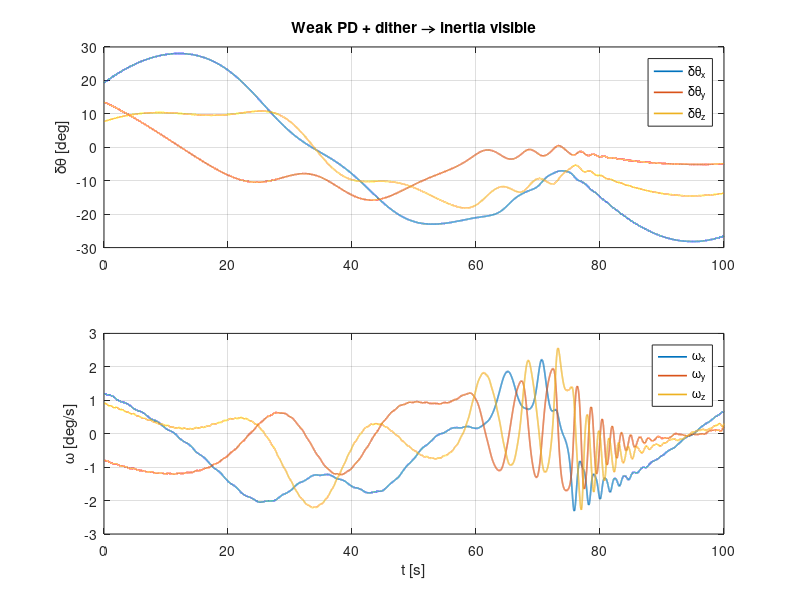
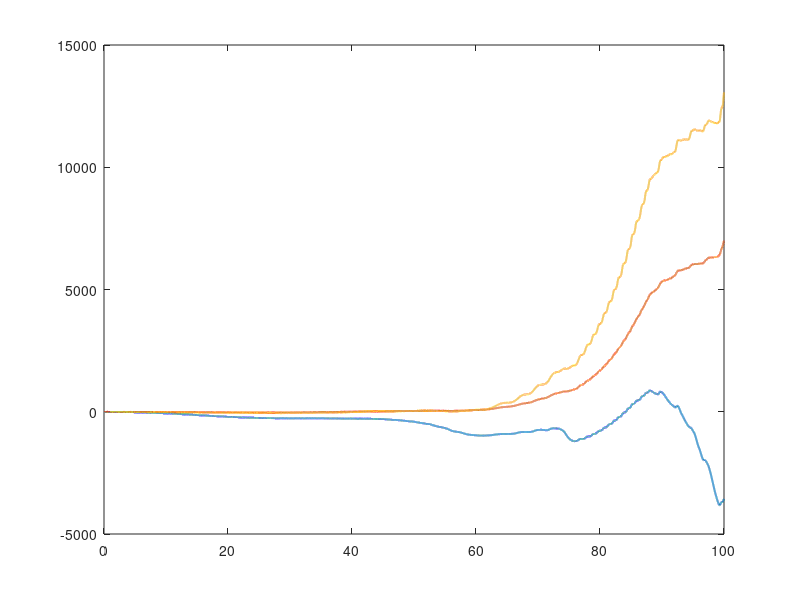

These charts were generated, in order, by the following MATLAB code: (Note: this script raises an error after producing the figures.)
function demo_adapt_partial_target()
  rng(0);
  tf = 100;
  % -------- Fixed (chaser) --------
  J_fixed = diag([20,25,15]);

  % -------- Estimated target (principal frame) --------
  Jt_est  = [0.3466  0.0132  0.0233;
             0.0132  0.3365 -0.0185;
             0.0233 -0.0185  0.3169];
  [Vt,L0] = eig((Jt_est+Jt_est')/2);      lambda0 = diag(L0);
  R_bt = eye(3);                          % set your docked orientation if known

  % Rank-1 basis S_i = lambda0_i * (R v_i)(R v_i)^T  (in BODY frame)
  v1=R_bt*Vt(:,1); v2=R_bt*Vt(:,2); v3=R_bt*Vt(:,3);
  S1 = lambda0(1)*(v1*v1.'); S2 = lambda0(2)*(v2*v2.'); S3 = lambda0(3)*(v3*v3.');
  S  = cat(3,S1,S2,S3);

  % -------- True docked inertia (plant) --------
  J_true = 100 * [0.3905  0.0567  0.1052;
                  0.0567  0.3803 -0.1150;
                  0.1052 -0.1150  0.2292] + J_fixed;
  Jt_true = J_true - J_fixed;

  % Best-fit alpha* in chosen basis (for plotting)
  A = [vec(S1), vec(S2), vec(S3)];  b = vec(Jt_true);
  alpha_star = A\b;

  % -------- Weaken feedback (so inertia matters) --------
  K_R  = .3*eye(3);
  K_Om = .1*eye(3);

  % -------- Fast adaptation + normalization --------
  Gamma = diag([0.3,0.3,0.3]);      % much larger than before
  eps_reg = 1e-6;                   % regressor power floor

  % -------- Multi-axis IC + dither torque --------
  ang_deg = 25;
  axis0 = [1;0.7;0.4]; axis0=axis0/norm(axis0);
  q0 = axang2quat(axis0, deg2rad(ang_deg));
  w0 = deg2rad([1.2; -0.8; 0.9]);

  dith.A = 0.05;                    % Nm (keep small vs actuator limits)
  dith.w = 2*pi*[0.4, 0.7, 1.1];    % three distinct freqs [rad/s]
  alpha0 = [1;1;1];

  x0 = [q0; w0; alpha0];

  odef = @(t,x) dyn_partial_adapt_v2(t,x,J_fixed,S,J_true,K_R,K_Om,Gamma,eps_reg,dith);
  opts = odeset('RelTol',1e-12,'AbsTol',1e-12);
  [t,x] = ode45(odef,[0 tf],x0,opts);

  % Unpack
  q = x(:,1:4); for k=1:size(q,1), q(k,:)=q(k,:)/norm(q(k,:)); end
  w = x(:,5:7);
  alpha = x(:,8:10);

  % Build estimates
  N = numel(t);
  Jt_hat_diag = zeros(N,3);
  J_hat_diag  = zeros(N,3);
  for k=1:N
      Jt_hat = alpha(k,1)*S(:,:,1) + alpha(k,2)*S(:,:,2) + alpha(k,3)*S(:,:,3);
      Jt_hat = (Jt_hat+Jt_hat')/2;
      Jt_hat_diag(k,:) = diag(Jt_hat).';
      J_hat_diag(k,:)  = diag(J_fixed + Jt_hat).';
  end

  dtheta = 2*q(:,2:4);

  % ---------- Plots ----------
  figure('Name','Attitude & Rates');
  subplot(2,1,1); plot(t,rad2deg(dtheta),'LineWidth',1.2);
  ylabel('\delta\theta [deg]'); grid on; legend('\delta\theta_x','\delta\theta_y','\delta\theta_z');
  title('Weak PD + dither → inertia visible');

  subplot(2,1,2); plot(t,rad2deg(w),'LineWidth',1.2);
  xlabel('t [s]'); ylabel('\omega [deg/s]'); grid on; legend('\omega_x','\omega_y','\omega_z');

  figure('Name','Target inertia only (this is what should move)');
  plot(t, Jt_hat_diag, 'LineWidth',1.4); hold on;
  Jt_true_diag = diag(Jt_true);
  yline(Jt_true_diag(1),':'); yline(Jt_true_diag(2),':'); yline(Jt_true_diag(3),':');
  xlabel('t [s]'); ylabel('diag(J_{target}) [kg m^2]'); grid on;
  legend('\hat J_{t,11}','\hat J_{t,22}','\hat J_{t,33}','J_{t,11}^{true}','J_{t,22}^{true}','J_{t,33}^{true}');
  title('Plot the TARGET part, not total');

  figure('Name','Total inertia diagonal (will change but less)');
  plot(t, J_hat_diag, 'LineWidth',1.4); hold on;
  J_true_diag = diag(J_true);
  yline(J_true_diag(1),':'); yline(J_true_diag(2),':'); yline(J_true_diag(3),':');
  xlabel('t [s]'); ylabel('diag(J_{total}) [kg m^2]'); grid on;
  legend('\hat J_{11}','\hat J_{22}','\hat J_{33}','J_{11}^{true}','J_{22}^{true}','J_{33}^{true}');

  figure('Name','Alpha vs best-fit');
  plot(t,alpha,'LineWidth',1.4); hold on;
  yline(alpha_star(1),':'); yline(alpha_star(2),':'); yline(alpha_star(3),':');
  xlabel('t [s]'); ylabel('\alpha_i'); grid on;
  legend('\alpha_1','\alpha_2','\alpha_3','\alpha^\ast_1','\alpha^\ast_2','\alpha^\ast_3');
  title('Faster adaptation + PE → \alpha(t) → \alpha^\ast');

end

function dx = dyn_partial_adapt_v2(t,x,J_fixed,S,J_true,K_R,K_Om,Gamma,eps_reg,dith)
  q = x(1:4);  w = x(5:7);  alpha = x(8:10);
  q = q / max(norm(q),1e-12);

  % Build Jhat = J_fixed + sum_i alpha_i S_i
  Jt_hat = alpha(1)*S(:,:,1) + alpha(2)*S(:,:,2) + alpha(3)*S(:,:,3);
  Jt_hat = (Jt_hat+Jt_hat')/2;
  Jhat = J_fixed + Jt_hat;

  % Small-angle error
  eR = 2*q(2:4);

  % PD
  uPD = -K_R*eR - K_Om*w;

  % Multi-axis dither (small)
  u_dith = dith.A * [sin(dith.w(1)*t);
                     sin(dith.w(2)*t + 0.7);
                     sin(dith.w(3)*t + 1.3)];

  % Control torque (Jhat affects gyro comp; no algebraic cancellation)
  u = uPD + cross(w, Jhat*w) + u_dith;

  % True plant dynamics
  wdot = J_true \ (u - cross(w, J_true*w));

  % Quaternion kinematics
  wx=w(1); wy=w(2); wz=w(3);
  W = [0 -wx -wy -wz; wx 0 wz -wy; wy -wz 0 wx; wz wy -wx 0];
  qdot = 0.5*W*q;

  % --- Adaptation on target principal moments only ---
  % tau_err = uPD + u_dith - Jhat*wdot  (cross terms cancel)
  tau_err = (uPD + u_dith) - Jhat*wdot;

  % Regressor Phi = [-(S1*wdot), -(S2*wdot), -(S3*wdot)]  (3x3)
  Phi = [-(S(:,:,1)*wdot), -(S(:,:,2)*wdot), -(S(:,:,3)*wdot)];

  % Normalized gradient: alpha_dot = Gamma * Phi' * tau_err / (trace(Phi'*Phi)+eps)
  denom = trace(Phi.'*Phi) + eps_reg;
  alpha_dot = Gamma * (Phi.' * tau_err) / denom;

  dx = [qdot; wdot; alpha_dot];
end

% -------- helpers --------
function q = axang2quat(axis, ang)
  c = cos(ang/2); s = sin(ang/2); axis = axis(:)/norm(axis);
  q = [c; s*axis];
end
function v = vec(M), v = M(:); end
